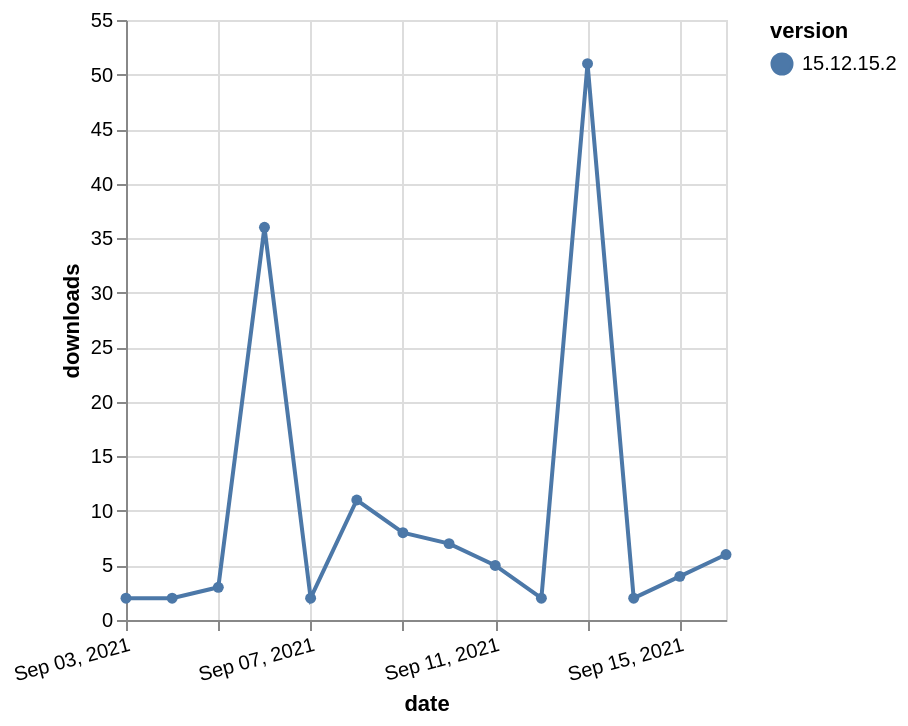

Source (Vega-Lite JSON):
### Vega-Lite specification from a JSON file in a GitHub repository (floating-point values rounded to 4 significant figures)
{"$schema": "https://vega.github.io/schema/vega-lite/v5.json", "description": "A simple bar chart with embedded data.", "data": {"values": [{"date": "2021-09-03", "total": 17805, "delta": 2, "version": "15.12.15.2"}, {"date": "2021-09-04", "total": 17807, "delta": 2, "version": "15.12.15.2"}, {"date": "2021-09-05", "total": 17810, "delta": 3, "version": "15.12.15.2"}, {"date": "2021-09-06", "total": 17846, "delta": 36, "version": "15.12.15.2"}, {"date": "2021-09-07", "total": 17848, "delta": 2, "version": "15.12.15.2"}, {"date": "2021-09-08", "total": 17859, "delta": 11, "version": "15.12.15.2"}, {"date": "2021-09-09", "total": 17867, "delta": 8, "version": "15.12.15.2"}, {"date": "2021-09-10", "total": 17874, "delta": 7, "version": "15.12.15.2"}, {"date": "2021-09-11", "total": 17879, "delta": 5, "version": "15.12.15.2"}, {"date": "2021-09-12", "total": 17881, "delta": 2, "version": "15.12.15.2"}, {"date": "2021-09-13", "total": 17932, "delta": 51, "version": "15.12.15.2"}, {"date": "2021-09-14", "total": 17934, "delta": 2, "version": "15.12.15.2"}, {"date": "2021-09-15", "total": 17938, "delta": 4, "version": "15.12.15.2"}, {"date": "2021-09-16", "total": 17944, "delta": 6, "version": "15.12.15.2"}]}, "width": "container", "mark": {"type": "line", "point": {"filled": true}}, "encoding": {"x": {"field": "date", "type": "temporal", "timeUnit": "yearmonthdate", "title": "date", "axis": {"labelAngle": -15}}, "y": {"field": "delta", "type": "quantitative", "title": "downloads"}, "color": {"field": "version", "type": "nominal"}, "tooltip": {"field": "delta"}}}
